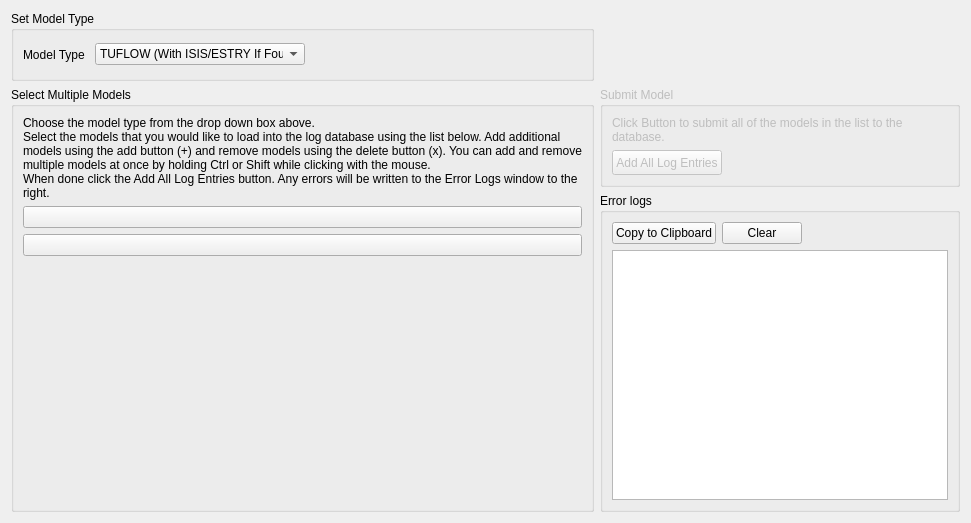
                <widget class="QWidget" name="multiModelLoadTab">
                 <attribute name="title">
                  <string>Multiple Model Load</string>
                 </attribute>
                 <layout class="QGridLayout" name="gridLayout_2">
                  <item row="0" column="0">
                   <widget class="QGroupBox" name="loadMultiModelGroupBox">
                    <property name="sizePolicy">
                     <sizepolicy hsizetype="Expanding" vsizetype="Expanding">
                      <horstretch>0</horstretch>
                      <verstretch>0</verstretch>
                     </sizepolicy>
                    </property>
                    <property name="minimumSize">
                     <size>
                      <width>0</width>
                      <height>70</height>
                     </size>
                    </property>
                    <property name="maximumSize">
                     <size>
                      <width>16777215</width>
                      <height>70</height>
                     </size>
                    </property>
                    <property name="title">
                     <string>Set Model Type</string>
                    </property>
                    <layout class="QHBoxLayout" name="horizontalLayout_4">
                     <item>
                      <widget class="QLabel" name="loadMultiModelComboLabel">
                       <property name="font">
                        <font>
                         <pointsize>9</pointsize>
                        </font>
                       </property>
                       <property name="text">
                        <string>Model Type </string>
                       </property>
                      </widget>
                     </item>
                     <item>
                      <widget class="QComboBox" name="loadMultiModelComboBox">
                       <property name="sizePolicy">
                        <sizepolicy hsizetype="Fixed" vsizetype="Fixed">
                         <horstretch>0</horstretch>
                         <verstretch>0</verstretch>
                        </sizepolicy>
                       </property>
                       <property name="minimumSize">
                        <size>
                         <width>210</width>
                         <height>20</height>
                        </size>
                       </property>
                       <property name="maximumSize">
                        <size>
                         <width>60</width>
                         <height>16777215</height>
                        </size>
                       </property>
                       <property name="toolTip">
                        <string>Type of model to log (default: Tuflow)</string>
                       </property>
                       <property name="autoFillBackground">
                        <bool>false</bool>
                       </property>
                       <property name="currentIndex">
                        <number>0</number>
                       </property>
                       <item>
                        <property name="text">
                         <string>TUFLOW (With ISIS/ESTRY If Found)</string>
                        </property>
                       </item>
                       <item>
                        <property name="text">
                         <string>ISIS Only</string>
                        </property>
                       </item>
                      </widget>
                     </item>
                     <item>
                      <spacer name="horizontalSpacer_6">
                       <property name="orientation">
                        <enum>Qt::Horizontal</enum>
                       </property>
                       <property name="sizeHint" stdset="0">
                        <size>
                         <width>40</width>
                         <height>20</height>
                        </size>
                       </property>
                      </spacer>
                     </item>
                    </layout>
                   </widget>
                  </item>
                  <item row="1" column="0" rowspan="2">
                   <widget class="QGroupBox" name="chooseMultipleModelsGroupBox">
                    <property name="autoFillBackground">
                     <bool>false</bool>
                    </property>
                    <property name="title">
                     <string>Select Multiple Models</string>
                    </property>
                    <layout class="QGridLayout" name="gridLayout_5">
                     <item row="0" column="0">
                      <widget class="QLabel" name="label">
                       <property name="sizePolicy">
                        <sizepolicy hsizetype="Expanding" vsizetype="Preferred">
                         <horstretch>0</horstretch>
                         <verstretch>0</verstretch>
                        </sizepolicy>
                       </property>
                       <property name="text">
                        <string>Choose the model type from the drop down box above.
Select the models that you would like to load into the log database using the list below. Add additional models using the add button (+) and remove models using the delete button (x). You can add and remove multiple models at once by holding Ctrl or Shift while clicking with the mouse.
When done click the Add All Log Entries button. Any errors will be written to the Error Logs window to the right.</string>
                       </property>
                       <property name="textFormat">
                        <enum>Qt::PlainText</enum>
                       </property>
                       <property name="wordWrap">
                        <bool>true</bool>
                       </property>
                      </widget>
                     </item>
                     <item row="1" column="0">
                      <layout class="QHBoxLayout" name="horizontalLayout_5">
                       <item>
                        <layout class="QVBoxLayout" name="verticalLayout_21">
                         <item>
                          <widget class="QPushButton" name="addMultiModelButton">
                           <property name="text">
                            <string/>
                           </property>
                           <property name="icon">
                            <iconset resource="../../../Gui/LogIT_RC.qrc">
                             <normaloff>:/icons/images/add_icon_25x25.png</normaloff>:/icons/images/add_icon_25x25.png</iconset>
                           </property>
                          </widget>
                         </item>
                         <item>
                          <widget class="QPushButton" name="removeMultiModelButton">
                           <property name="text">
                            <string/>
                           </property>
                           <property name="icon">
                            <iconset resource="../../../Gui/LogIT_RC.qrc">
                             <normaloff>:/icons/images/delete_icon_25x25.png</normaloff>:/icons/images/delete_icon_25x25.png</iconset>
                           </property>
                          </widget>
                         </item>
                         <item>
                          <spacer name="verticalSpacer">
                           <property name="orientation">
                            <enum>Qt::Vertical</enum>
                           </property>
                           <property name="sizeHint" stdset="0">
                            <size>
                             <width>20</width>
                             <height>40</height>
                            </size>
                           </property>
                          </spacer>
                         </item>
                        </layout>
                       </item>
                      </layout>
                     </item>
                    </layout>
                   </widget>
                  </item>
                  <item row="1" column="1">
                   <widget class="QGroupBox" name="submitMultiModelGroup">
                    <property name="enabled">
                     <bool>false</bool>
                    </property>
                    <property name="minimumSize">
                     <size>
                      <width>160</width>
                      <height>0</height>
                     </size>
                    </property>
                    <property name="maximumSize">
                     <size>
                      <width>360</width>
                      <height>100</height>
                     </size>
                    </property>
                    <property name="toolTip">
                     <string>&lt;html&gt;&lt;head/&gt;&lt;body&gt;&lt;p&gt;Button will be activated when a model has been added to the list.&lt;/p&gt;&lt;/body&gt;&lt;/html&gt;</string>
                    </property>
                    <property name="title">
                     <string>Submit Model</string>
                    </property>
                    <layout class="QGridLayout" name="gridLayout_3">
                     <item row="0" column="0" colspan="2">
                      <widget class="QLabel" name="submitMultiModelLabel">
                       <property name="sizePolicy">
                        <sizepolicy hsizetype="Expanding" vsizetype="Expanding">
                         <horstretch>0</horstretch>
                         <verstretch>0</verstretch>
                        </sizepolicy>
                       </property>
                       <property name="maximumSize">
                        <size>
                         <width>16777215</width>
                         <height>100</height>
                        </size>
                       </property>
                       <property name="text">
                        <string>Click Button to submit all of the models in the list to the database.</string>
                       </property>
                       <property name="wordWrap">
                        <bool>true</bool>
                       </property>
                      </widget>
                     </item>
                     <item row="1" column="0">
                      <widget class="QPushButton" name="addMultiLogEntryButton">
                       <property name="sizePolicy">
                        <sizepolicy hsizetype="Expanding" vsizetype="Expanding">
                         <horstretch>0</horstretch>
                         <verstretch>0</verstretch>
                        </sizepolicy>
                       </property>
                       <property name="minimumSize">
                        <size>
                         <width>0</width>
                         <height>25</height>
                        </size>
                       </property>
                       <property name="maximumSize">
                        <size>
                         <width>150</width>
                         <height>25</height>
                        </size>
                       </property>
                       <property name="sizeIncrement">
                        <size>
                         <width>50</width>
                         <height>30</height>
                        </size>
                       </property>
                       <property name="toolTip">
                        <string>Add loaded model data to database (Ctrl-A)</string>
                       </property>
                       <property name="text">
                        <string>Add All Log Entries</string>
                       </property>
                      </widget>
                     </item>
                     <item row="1" column="1">
                      <spacer name="horizontalSpacer_7">
                       <property name="orientation">
                        <enum>Qt::Horizontal</enum>
                       </property>
                       <property name="sizeHint" stdset="0">
                        <size>
                         <width>228</width>
                         <height>20</height>
                        </size>
                       </property>
                      </spacer>
                     </item>
                    </layout>
                   </widget>
                  </item>
                  <item row="2" column="1">
                   <widget class="QGroupBox" name="multiModelLoadErrorGroup">
                    <property name="maximumSize">
                     <size>
                      <width>360</width>
                      <height>16777215</height>
                     </size>
                    </property>
                    <property name="title">
                     <string>Error logs</string>
                    </property>
                    <layout class="QVBoxLayout" name="verticalLayout_27">
                     <item>
                      <layout class="QHBoxLayout" name="horizontalLayout_6">
                       <item>
                        <widget class="QPushButton" name="multiModelErrorCopyButton">
                         <property name="text">
                          <string>Copy to Clipboard</string>
                         </property>
                        </widget>
                       </item>
                       <item>
                        <widget class="QPushButton" name="multiModelErrorClearButton">
                         <property name="text">
                          <string>Clear</string>
                         </property>
                        </widget>
                       </item>
                       <item>
                        <spacer name="horizontalSpacer_5">
                         <property name="orientation">
                          <enum>Qt::Horizontal</enum>
                         </property>
                         <property name="sizeHint" stdset="0">
                          <size>
                           <width>40</width>
                           <height>20</height>
                          </size>
                         </property>
                        </spacer>
                       </item>
                      </layout>
                     </item>
                     <item>
                      <widget class="QTextEdit" name="multiModelLoadErrorTextEdit">
                       <property name="minimumSize">
                        <size>
                         <width>150</width>
                         <height>250</height>
                        </size>
                       </property>
                       <property name="maximumSize">
                        <size>
                         <width>350</width>
                         <height>16777215</height>
                        </size>
                       </property>
                      </widget>
                     </item>
                    </layout>
                   </widget>
                  </item>
                 </layout>
                 <zorder>loadMultiModelGroupBox</zorder>
                 <zorder>chooseMultipleModelsGroupBox</zorder>
                 <zorder>horizontalSpacer_6</zorder>
                 <zorder>addMultiLogEntryButton</zorder>
                 <zorder>submitMultiModelLabel</zorder>
                 <zorder>multiModelLoadErrorGroup</zorder>
                 <zorder>submitMultiModelGroup</zorder>
                </widget>
